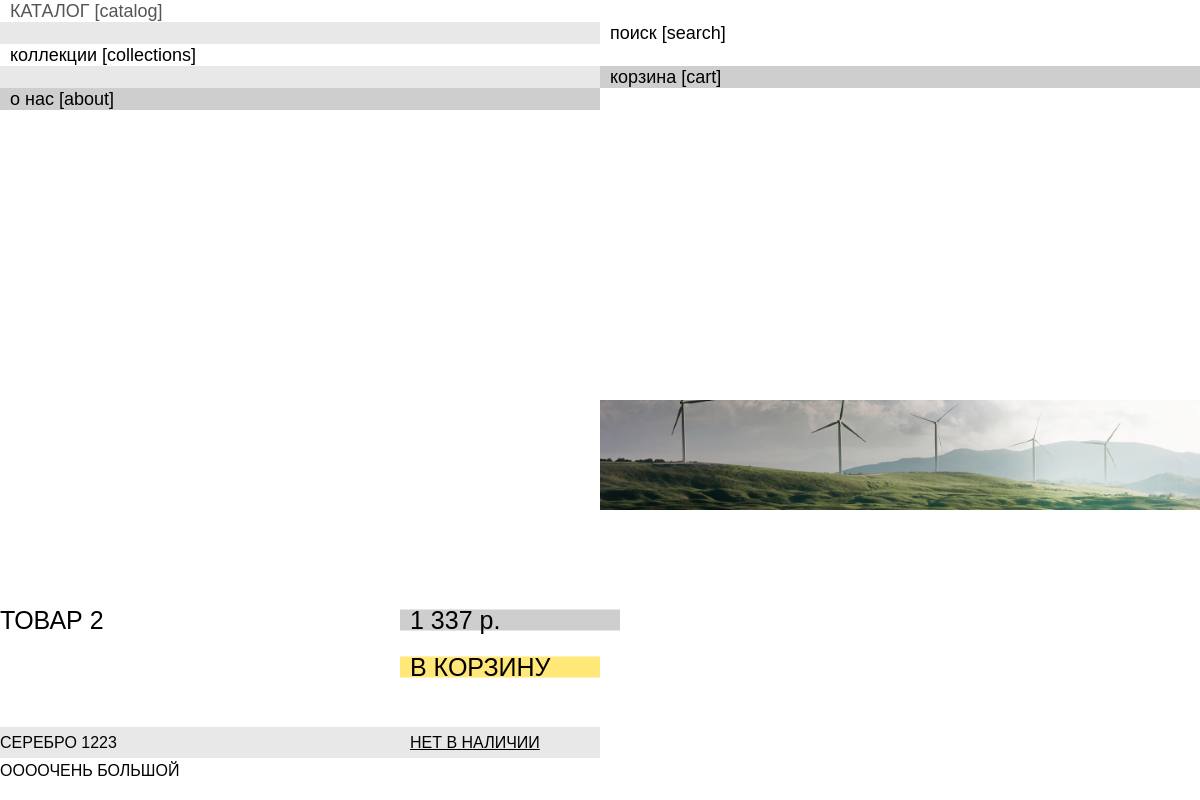
The app's page /catalog/2/ with its own data.
### main/models.py (models this page shows, shortened)
class CatalogItem(models.Model):
    CATEGORY_CHOICES = [
        ('all', 'Все товары'),
        ('bracelets', 'Браслеты'),
        ('earrings', 'Серьги'),
        ('pendants', 'Кулоны'),
        ('necklaces', 'Ожерелья'),
        ('rings', 'Кольцо'),
    ]
    title = models.CharField(max_length=100)
    image = models.ImageField(upload_to='catalog/')
    category = models.CharField(max_length=20, choices=CATEGORY_CHOICES, default='all')
    collection = models.ForeignKey(
        Collection,
        on_delete=models.PROTECT,
        null=True,
        blank=True,
        verbose_name="Коллекция",
        related_name='items'
    )
    price = models.IntegerField(verbose_name="Цена (в рублях)")
    material = models.CharField(max_length=100, verbose_name="Материал")
    size = models.CharField(max_length=50, verbose_name="Размер")
    available_sizes = models.JSONField(
        blank=True,
        null=True,
        verbose_name="Размеры кольца(для колец)",
        help_text="Список доступных размеров в формате JSON (например: [\"S\", \"M\", \"L\"])"
    )
    available = models.BooleanField(default=True, verbose_name="В наличии")
    description = models.TextField(
        verbose_name="Описание",
        blank=True,
        null=True,
        help_text="Многострочное описание товара"
    )
    class Meta:
        verbose_name = "Товар"
        verbose_name_plural = "Товары"

### main/views.py (the view)
# urls.py: path('catalog/<int:item_id>/', views.catalog_item_detail, name='catalog_item_detail'),
def catalog_item_detail(request, item_id):
    item = get_object_or_404(CatalogItem, id=item_id)
    images = item.itemImages.all()  # Только изображения для текущего товара
    if item.description is None:
        item.description = ""
    images = [item, *images]
    available_sizes_json = json.dumps(item.available_sizes or [])
    return render(request, 'catalog_item_detail.html', {
        'item': item,
        'images': images,
        'background_image': get_background_image(),
        'available_sizes_json': available_sizes_json,
    })

### main/templatetags/price_filters.py (called while the page is built)
@register.filter
def spaced(value):
    try:
        s = f"{int(value):,}"
        return s.replace(",", " ")
    except (ValueError, TypeError):
        return value

### main/views.py (called while the page is built)
def get_background_image():
    try:
        return HomePageImage.objects.latest('uploaded_at')
    except HomePageImage.DoesNotExist:
        return None

### templates/catalog_item_detail.html (shortened to what this page needs)
{% extends 'base.html' %}
{% load static %}
{% load static price_filters %}
{% block content %}
    <div class="product-detail">
        <div class="product-info" id="collection-info">
            <div class="title-wrap">
                <div class="product-title">{{ item.title }}</div>
                <div class="plaque plaque-price">
                    {{ item.price|spaced }} р.
                </div>
            </div>
            <div class="title-wrap">
                <div class="plaque plaque-cart">
                    <a href="#" id="add-to-cart-btn" class="btn-add"
                       data-id="{{ item.id }}"
                       data-title="{{ item.title }}"
                       data-price="{{ item.price }}"
                       data-image="{{ item.image.url }}"
                       data-category="{{ item.category }}"
                       data-sizes='{{ available_sizes_json }}'
                        >
                        В корзину
                    </a>
                </div>
            </div>
            <div class="plaque plaque-footer">
                <span class="material">{{ item.material }}</span>
                <span class="availability">
                    {% if item.available %}Есть в наличии{% else %}Нет в наличии{% endif %}
                </span>
            </div>
            <div class="size-wrap">
                <span class="size">{{ item.size }}</span>
            </div>
        </div>
        <div class="collection-card-images">
            {% for img in images %}
                <img src="{{ img.image.url }}">
            {% endfor %}
        </div>
    </div>
{% endblock %}

### main/static/css/main.css (style rules this page uses)
* { margin: 0; padding: 0; }
body { background-color: white; font-family: sans-serif; display: flex; flex-direction: column; }
html, body { height: 100%; overflow-x: hidden; }
.product-detail { display: grid; grid-template-columns: 1fr 1fr; position: relative; height: 100%; min-height: 0; overflow: hidden; }
.product-info { text-transform: uppercase; display: flex; flex-direction: column; flex: 1; justify-content: flex-end; }
.plaque { display: inline-block; font-size: 25px; line-height: 21px; background: rgba(255, 255, 255, 0.85); position: relative; z-index: 3; font-weight: 400; }
.plaque-price { text-transform: lowercase; position: absolute; padding: 0 10px; right: -20px; transform: translateY(-50%); width: 200px; background: #cecece; }
.plaque-cart { text-transform: uppercase; position: absolute; right: 0; top: 0; transform: translateY(-50%); }
.plaque-footer { width: 100%; position: relative; display: flex; justify-content: space-between; flex-wrap: wrap; font-size: 16px; background: #E8E8E8; gap: 10px; margin-top: 20px; padding: 5px 0; }
.plaque-footer .availability { position: absolute; right: 0; width: 180px; padding: 0 10px; text-decoration: underline; }
.size-wrap { margin-top: 4px; margin-bottom: 20px; }
.title-wrap { width: 100%; margin-top: 12px; position: relative; display: flex; align-items: center; justify-content: start; }
.btn-add { display: inline-block; width: 180px; text-decoration: none; background-color: #FFE778; color: #000; padding: 0 10px; }
.product-title { margin: 0 0 20px; font-size: 25px; }
.collection-card-images { display: flex; flex-direction: row; position: relative; width: 100%; overflow-x: auto; overflow-y: hidden; gap: 10px; z-index: 102; }
.collection-card-images { width: 50vw; max-width: 100vw; overflow-x: auto; overflow-y: hidden; white-space: nowrap; scroll-behavior: smooth; transition: width .1s ease; }
.collection-card-images img { width: 100%; display: inline-block; object-fit: contain; vertical-align: middle; }

### records on screen
CatalogItem: title "ТОВАР 2", price|spaced "1 337", material "СЕРЕБРО 1223", size "ООООЧЕНЬ БОЛЬШОЙ", image (picture)
